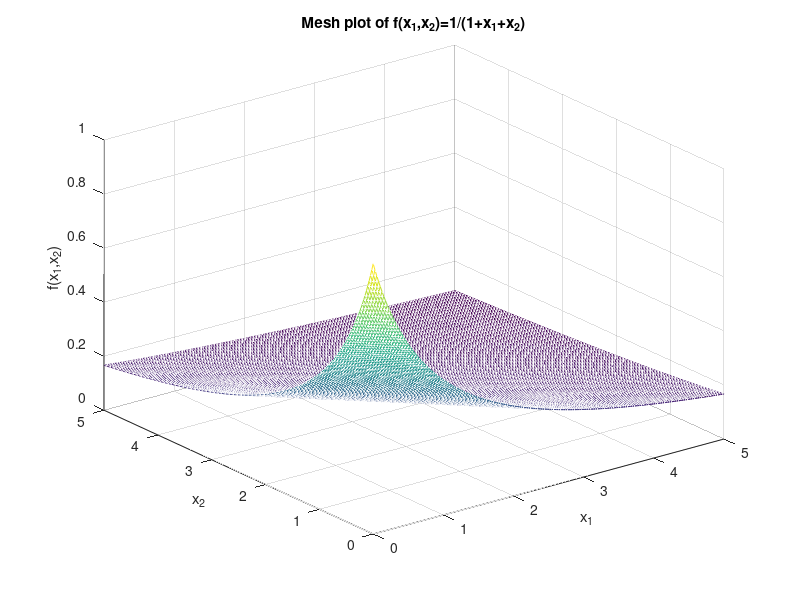
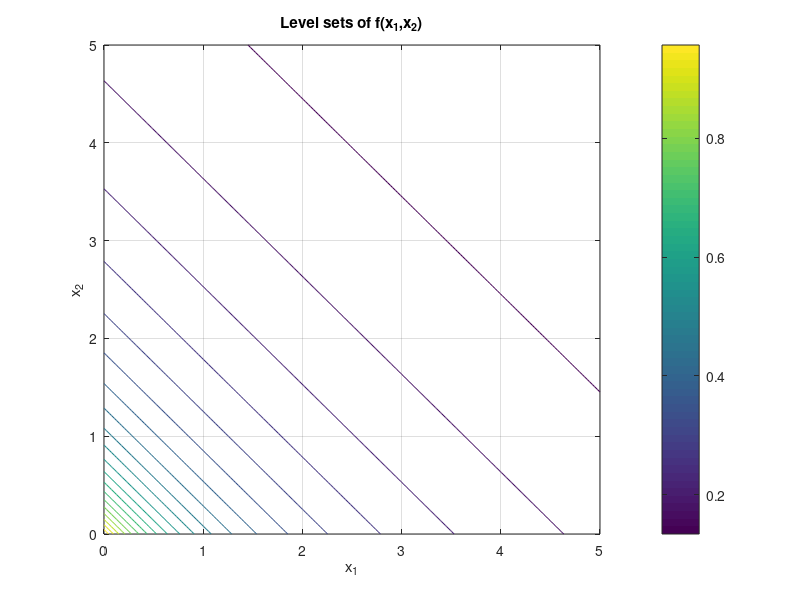

Write the MATLAB code that produced these figures, in order.
clear;
close all;

x_star = 5;

x1 = linspace(0,x_star,200);
x2 = linspace(0,x_star,200);

[X1,X2] = meshgrid(x1,x2);

f = 1 ./ (1 + X1 + X2);

%(a) Mesh plot
figure
mesh(X1,X2,f)

xlabel('x_1')
ylabel('x_2')
zlabel('f(x_1,x_2)')
title('Mesh plot of f(x_1,x_2)=1/(1+x_1+x_2)')
grid on

% (b) Contour plot
figure
contour(X1,X2,f,20)

xlabel('x_1')
ylabel('x_2')
title('Level sets of f(x_1,x_2)')
grid on
colorbar
